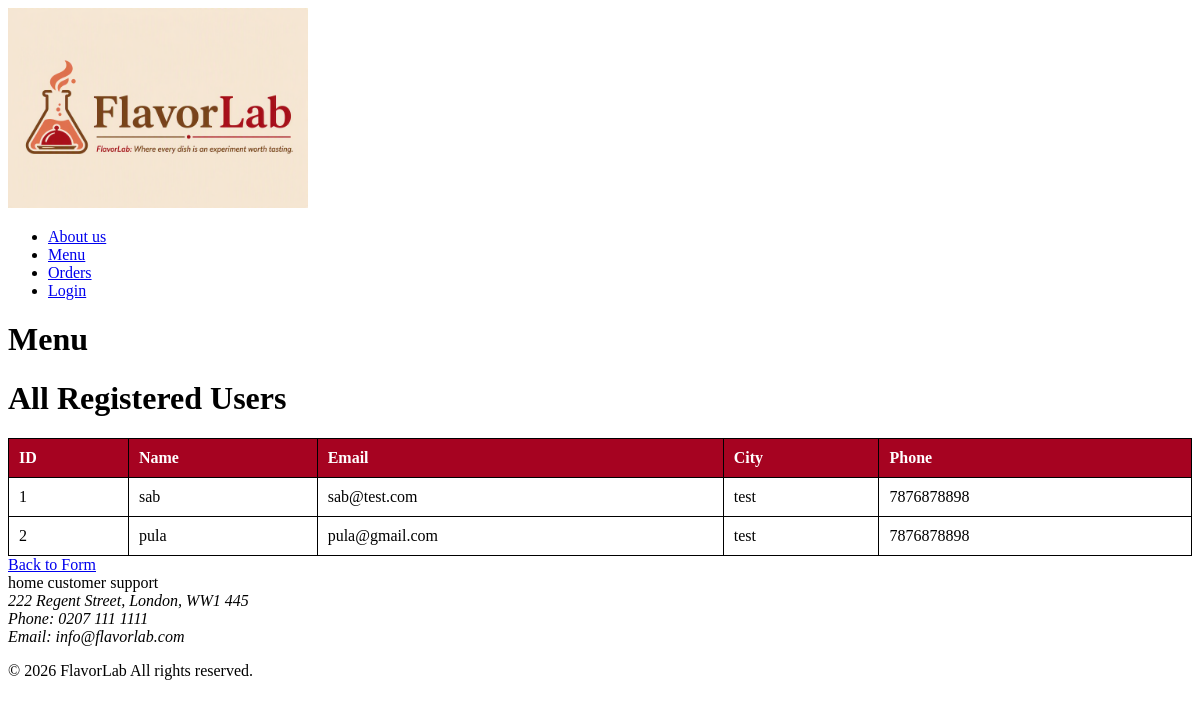
The app's page /users, older data.
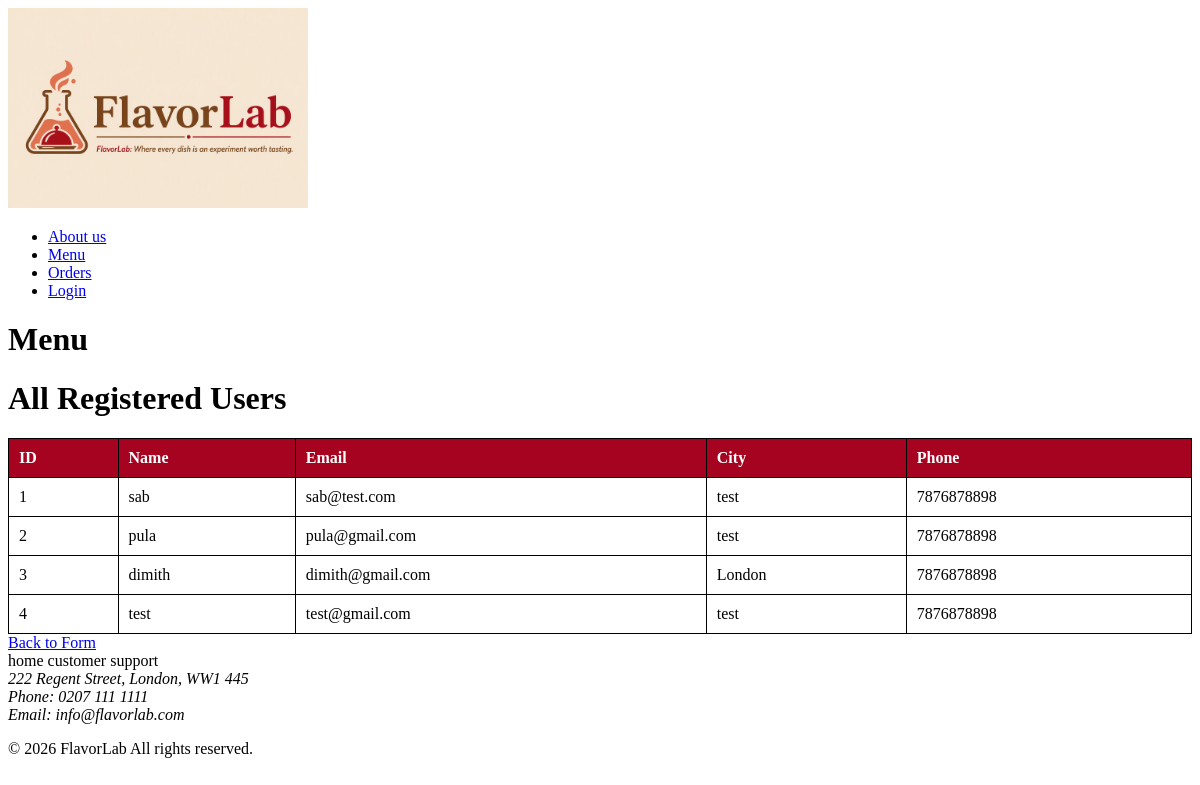
The same page, newer data.
### tables this page shows
CREATE TABLE users (
    id INTEGER PRIMARY KEY AUTOINCREMENT,
    name TEXT NOT NULL,
    email TEXT NOT NULL,
    city TEXT,
    phone TEXT
);

### app.py (the view)
@app.route('/users')
def users():
    try:
        conn = sqlite3.connect('database.db')
        cursor = conn.cursor()
        cursor.execute('SELECT * FROM users')
        users_data = cursor.fetchall()
        conn.close()
        return render_template('users.html', users=users_data)
    except Exception as e:
        return f"Error: {e}"

### templates/users.html (shortened to what this page needs)
<!DOCTYPE html>
<html>
<head>
    <header class="heading">
     <a href="/"
       ><img
         src="{{ url_for('static', filename='images/flavorlabLogo.png') }}"
         alt="FlavorLab logo"
         height="200px"
       />
     </a>
     <nav>
       <ul class="navigation">
         <li><a href="/about-us">About us</a></li>
         <li><a href="/menu">Menu</a></li>
         <li><a href="/order">Orders</a></li>
         <li><a href="/user-form">Login</a></li>
       </ul>
     </nav>
   </header>
   <h1 class="heading">Menu</h1>
</head>
<body>
    <h1>All Registered Users</h1>
    <table>
        <tr>
            <th>ID</th>
            <th>Name</th>
            <th>Email</th>
            <th>City</th>
            <th>Phone</th>
        </tr>
        {% for user in users %}
        <tr>
            <td>{{ user[0] }}</td>
            <td>{{ user[1] }}</td>
            <td>{{ user[2] }}</td>
            <td>{{ user[3] }}</td>
            <td>{{ user[4] }}</td>
        </tr>
        {% endfor %}
    </table>
    <a href="/">Back to Form</a>
    <footer>
            home
            customer support
            <address>
                222 Regent Street, London, WW1 445 <br>
                Phone: 0207 111 1111 <br>
                Email: info@flavorlab.com
            </address>
            <p> © 2026 FlavorLab All rights reserved.</p>
        </footer>
</body>
</html>

Row changes from the older to the newer data that the page shows:
added users: id "3", name "dimith", email "dimith@gmail.com", city "London", phone "7876878898"
added users: id "4", name "test", email "test@gmail.com", city "test", phone "7876878898"
